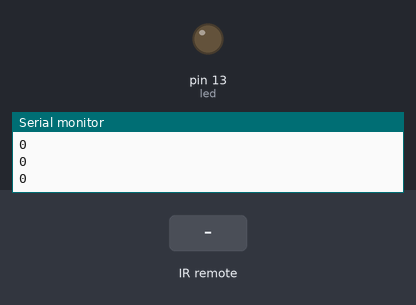
The sketch below on a simulated Arduino Uno, built with avr-gcc and run on an emulated ATmega328P. Shown: output pins drawn as LEDs (lit = HIGH), the last lines printed to the serial monitor. The inputs (shaded band) are chosen by the test bench.

Above: at 1.3 s.
1.4 s: infrared code 0x20DF10EF received
At 2.2 s:
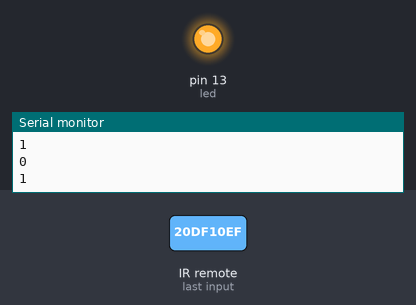
Timing chart, 0 to 4.4 s (numbered marks = the images above; inputs shaded):
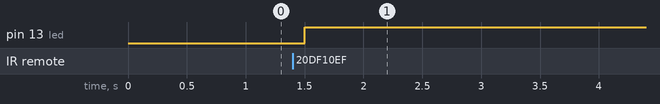

Measured:
- after the input at 1.4 s, pin 13 (led): LOW → HIGH after 0.10 s

The sketch:

odbiornik_dioda_irda.ino
```cpp
#include <IRremote.h>

#define irda 2
#define led 13
#define powerbtn 0x20DF10EF

String odczyt;
IRrecv irrecv(irda);
decode_results results;
int btnvalue;
int isactive;

void setup() {
  // put your setup code here, to run once:
  Serial.begin(9600);
  irrecv.enableIRIn();
  pinMode(led, OUTPUT);
  isactive = 0;
}

void loop() {
  // put your main code here, to run repeatedly:
  if(irrecv.decode(&results)){
    btnvalue = results.value;
    irrecv.resume();
  }
  if(btnvalue  == 4335 && isactive == 0){
    digitalWrite(led, HIGH);
    btnvalue = 0;
    isactive = 1;
  }
  if(btnvalue  == 4335 && isactive == 1){
    btnvalue = 0;
    digitalWrite(led, LOW);
    isactive = 0;
  }
  Serial.println(btnvalue);
  Serial.println(isactive);
  delay(500);
}
```
